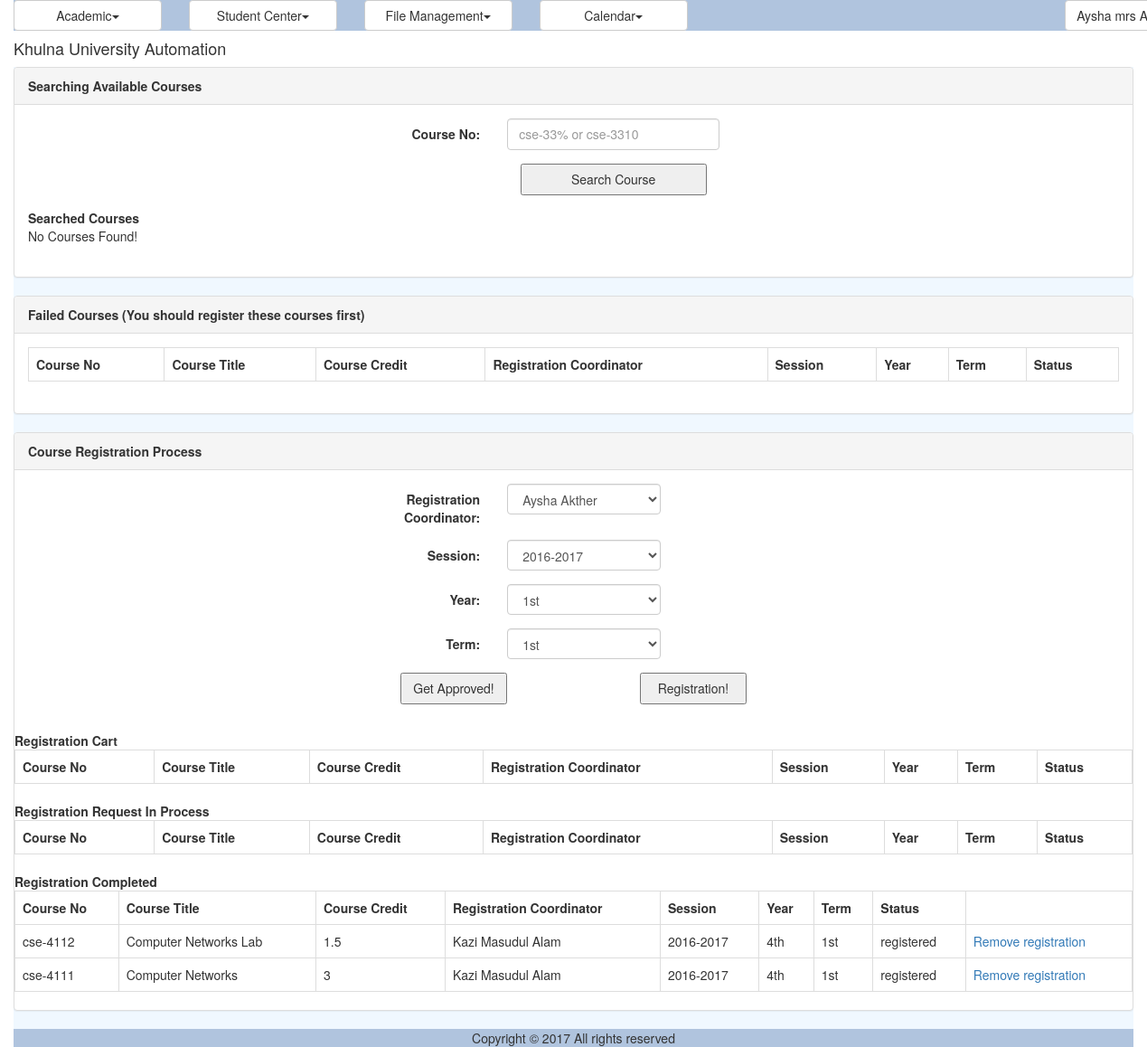
Page /course_student_registration.php (signed in) on the committed database.
### tables this page shows
CREATE TABLE IF NOT EXISTS `reg_course` (
  `ID` varchar(40) NOT NULL,
  `CourseNo` varchar(40) NOT NULL,
  `Title` varchar(100) NOT NULL,
  `Credit` double NOT NULL,
  `CourseTypeID` varchar(40) NOT NULL,
  `DisciplineID` varchar(40) NOT NULL,
  `IsDeleted` tinyint(1) NOT NULL,
  PRIMARY KEY (`ID`)
);

CREATE TABLE IF NOT EXISTS `ums_user` (
  `ID` varchar(40) NOT NULL,
  `UniversityID` varchar(20) NOT NULL,
  `Email` varchar(50) NOT NULL,
  `Password` varchar(255) NOT NULL,
  `FirstName` varchar(50) DEFAULT NULL,
  `MiddleName` varchar(50) DEFAULT NULL,
  `LastName` varchar(50) DEFAULT NULL,
  `DisciplineID` varchar(40) DEFAULT NULL,
  `Status` varchar(20) DEFAULT NULL,
  `IsLogged` varchar(10) DEFAULT NULL,
  `IsArchived` varchar(10) DEFAULT NULL,
  `IsDeleted` varchar(10) DEFAULT NULL,
  PRIMARY KEY (`ID`),
  UNIQUE KEY `Email` (`Email`),
  UNIQUE KEY `UniversityID` (`UniversityID`)
);

CREATE TABLE IF NOT EXISTS `reg_registration_session` (
  `ID` varchar(40) NOT NULL,
  `Name` varchar(30) NOT NULL,
  PRIMARY KEY (`ID`)
);

CREATE TABLE IF NOT EXISTS `reg_year` (
  `ID` varchar(40) NOT NULL,
  `Name` varchar(20) NOT NULL,
  PRIMARY KEY (`ID`)
);

CREATE TABLE IF NOT EXISTS `reg_term` (
  `ID` varchar(40) NOT NULL,
  `Name` varchar(20) NOT NULL,
  PRIMARY KEY (`ID`)
);

CREATE TABLE IF NOT EXISTS `reg_course_student_registration` (
  `ID` varchar(40) NOT NULL,
  `Regs_TeacherID` varchar(40) DEFAULT NULL,
  `StudentID` varchar(40) NOT NULL,
  `CourseID` varchar(40) NOT NULL,
  `SessionID` varchar(40) DEFAULT NULL,
  `YearID` varchar(40) DEFAULT NULL,
  `TermID` varchar(40) DEFAULT NULL,
  `IsRetake` tinyint(1) DEFAULT NULL,
  `Status` varchar(20) NOT NULL,
  PRIMARY KEY (`ID`)
);

### modules/registration/ui/view.course_student_registration.inc (the view, shortened to what the rows shown need)
<?php
include_once COMMON.'class.common.course.inc';
include_once COMMON.'class.common.user.inc';
include_once COMMON.'class.common.inc';
include_once 'blade/view.course_student_registration.blade.inc';
?>
<div class="panel panel-default">
    <div class="panel-body">
		<table class="table table-bordered">
				<?php
		 	$CourseStudentRegistration = new CourseStudentRegistration();
		    $Student = new User();
		    if(isset($_GET['mode'])&&strcasecmp($_GET['mode'], 'admin')==0&&isset($_GET['id']))
		    	$Student->setID($_GET['id']);
		    else
		    	$Student->setID($globalUser->getID());
		    $CourseStudentRegistration->setStudent($Student);
		 	$CourseStudentRegistration->setStatus('failed');
		    $Result_Student_Cart = $_CourseStudentRegistrationBAO
		                                ->searchRegistrationCart($CourseStudentRegistration);
				if(isset($Result_Student_Cart)&&$Result_Student_Cart->getIsSuccess())
				{
					?>
					<tr>
						<th>Course No</th>
						<th>Course Title</th>
						<th>Course Credit</th>
						<th>Registration Coordinator</th>
						<th>Session</th>
						<th>Year</th>
						<th>Term</th>
						<th>Status</th>
					</tr>
						<?php
				}
				else{
				echo 'No courses to display!';
			}
			?>
		</table>
    </div>
</div>
<div class="panel panel-default">
							<?php
							$Result = $_UserBAO->getAllUsersOfRole('teacher');
							?>
<div>
<table class="table table-bordered">
		<?php
 	$CourseStudentRegistration = new CourseStudentRegistration();
    $Student = new User();
    if(isset($_GET['mode'])&&strcasecmp($_GET['mode'], 'admin')==0&&isset($_GET['id']))
    	$Student->setID($_GET['id']);
    else
    	$Student->setID($globalUser->getID());
    $CourseStudentRegistration->setStudent($Student);
 	$CourseStudentRegistration->setStatus('pending');
    $Result_Student_Cart = $_CourseStudentRegistrationBAO
                                ->searchRegistrationCart($CourseStudentRegistration);
		if(isset($Result_Student_Cart)&&$Result_Student_Cart->getIsSuccess())
		{
			?>
			<tr>
				<th>Course No</th>
				<th>Course Title</th>
				<th>Course Credit</th>
				<th>Registration Coordinator</th>
				<th>Session</th>
				<th>Year</th>
				<th>Term</th>
				<th>Status</th>
			</tr>
				<?php
		}
		else{
		echo 'No courses to display!';
	}
	?>
</table>
</div>
<div>
<table class="table table-bordered">
		<?php
 	$CourseStudentRegistration = new CourseStudentRegistration();
    $Student = new User();
    if(isset($_GET['mode'])&&strcasecmp($_GET['mode'], 'admin')==0&&isset($_GET['id']))
    	$Student->setID($_GET['id']);
    else
    	$Student->setID($globalUser->getID());
    $CourseStudentRegistration->setStudent($Student);
 	$CourseStudentRegistration->setStatus('submitted,approved,rejected');
    $Result_Student_Cart = $_CourseStudentRegistrationBAO
                                ->searchRegistrationCart($CourseStudentRegistration);
		if(isset($Result_Student_Cart)&&$Result_Student_Cart->getIsSuccess())
		{
			?>
			<tr>
				<th>Course No</th>
				<th>Course Title</th>
				<th>Course Credit</th>
				<th>Registration Coordinator</th>
				<th>Session</th>
				<th>Year</th>
				<th>Term</th>
				<th>Status</th>
			</tr>
				<?php
		}
		else{
		echo 'No courses to display!';
	}
	?>
</table>
</div>
<div>
<table class="table table-bordered">
		<?php
 	$CourseStudentRegistration = new CourseStudentRegistration();
    $Student = new User();
    if(isset($_GET['mode'])&&strcasecmp($_GET['mode'], 'admin')==0&&isset($_GET['id']))
    	$Student->setID($_GET['id']);
    else
    	$Student->setID($globalUser->getID());
    $CourseStudentRegistration->setStudent($Student);
 	$CourseStudentRegistration->setStatus('registered');
    $Result_Student_Cart = $_CourseStudentRegistrationBAO
                                ->searchRegistrationCart($CourseStudentRegistration);
		if(isset($Result_Student_Cart)&&$Result_Student_Cart->getIsSuccess())
		{
			$CourseStudentRegistrations = $Result_Student_Cart->getResultObject();
			?>
			<tr>
				<th>Course No</th>
				<th>Course Title</th>
				<th>Course Credit</th>
				<th>Registration Coordinator</th>
				<th>Session</th>
				<th>Year</th>
				<th>Term</th>
				<th>Status</th>
			</tr>
			<?php
			for($i = 0; $i < sizeof($CourseStudentRegistrations); $i++) {
				$CourseStudentRegistration = $CourseStudentRegistrations[$i];
				?>
				<tr>
					<td><?php echo $CourseStudentRegistration->getCourse()->getCourseNo(); ?></td>
					<td><?php echo $CourseStudentRegistration->getCourse()->getTitle(); ?></td>
					<td><?php echo $CourseStudentRegistration->getCourse()->getCredit(); ?></td>
					<td><?php echo $CourseStudentRegistration->getTeacher()->getFullName(); ?></td>
					<td><?php echo $CourseStudentRegistration->getSession()->getName(); ?></td>
					<td><?php echo $CourseStudentRegistration->getYear()->getName(); ?></td>
					<td><?php echo $CourseStudentRegistration->getTerm()->getName(); ?></td>
					<td><?php echo $CourseStudentRegistration->getStatus(); ?></td>
					<td>
					<a href="?remove=true&id=<?php echo $CourseStudentRegistration->getID();?>"
					onclick="return confirm('sure to remove from registration!'); ">Remove registration
					</a>
					</td>
				</tr>
				<?php
			}
		}
		else{
		echo 'No courses to display!';
	}
	?>
</table>
</div>
</div>

### rows in the picture
reg_course: CourseNo "cse-4112", Title "Computer Networks Lab", Credit "1.5"
ums_user: $CourseStudentRegistration->getTeacher()->getFullName() "Kazi Masudul Alam"
reg_registration_session: Name "2016-2017"
reg_year: Name "4th"
reg_term: Name "1st"
reg_course_student_registration: Status "registered"
reg_course: CourseNo "cse-4111", Title "Computer Networks", Credit "3"
reg_course_student_registration: Status "registered"

### other values in the picture
$globalMenu[$i]->getTitle() "Academic Student Center File Management Calendar"
$CurrentUser->getFullName() "Aysha mrs…"
form field coordinator "Aysha Akther"
form field session "2016-2017"
form field year "1st"
form field term "1st"
